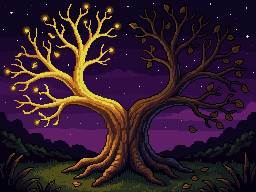
#> input picture src/bg/title.png, 256 x 192 px, given in place of title.png-0.png, which was not available
$ python -i fondos.py   (imports and definitions only)
#> lines starting #> are read from the running program, lines starting #| are printed output that depends on the picture
"""Fondos de los mundos: una escena por mundo (256×192), hecha con PixelLab, detrás de las etapas y de la lista de etapas.

   python tools/fondos.py hacer [claves]   genera los que falten (o las claves dadas, aunque existan) y los pule
   python tools/fondos.py pulir            vuelve a pasar gen/bg/<clave>-0.png a src/bg/<clave>.png
   python tools/fondos.py hoja             gen/fondos.png con todos, para revisarlos

   Claves: w<k>, con k el número del mundo (la clave k de content.js). El dibujo original queda en gen/bg/; a src/bg/
   llega «pulido»: con pocos colores y un poco más oscuro, para que no compita con los paneles. build.js lo incrusta.
   Usa el cliente de PixelLab de Metaphysics Advance (../metaphysics-advance/tools/pixellab.py)."""
import io, json, os, subprocess, sys, time
from PIL import Image, ImageDraw, ImageEnhance

HERE = os.path.dirname(os.path.dirname(os.path.abspath(__file__)))
GEN, ART = os.path.join(HERE, 'gen', 'bg'), os.path.join(HERE, 'src', 'bg')
CLIENT = os.path.join(HERE, '..', 'metaphysics-advance', 'tools', 'pixellab.py')
W, H = 256, 192
STYLE = ('pixel art background for a Game Boy Advance RPG in the style of Mario and Luigi Superstar Saga, wide scenic view, sea and ocean theme, '
         'rich saturated colors, dark moody palette, clean shapes, calm empty foreground, no characters, no people, no text, no letters, no UI')
SCENES = {
    'w0': 'a wooden pier at dawn over a calm sea, ropes, crates and a small rowing boat, lanterns, soft pink and teal sky reflected in the water',
    'w1': 'a bright tropical coral reef underwater, colorful corals and sea anemones, clear turquoise water, sun rays from the surface, small bubbles',
    'w2': 'underwater view of many large floating bubbles, each bubble containing a tiny green island with a palm tree, deep blue water, light rays',
    'w3': 'deep ocean currents drawn as glowing streams connecting rocky outcrops, long jellyfish trailing light, an hourglass-shaped rock arch, indigo water',
    'w4': 'a sunken wooden shipwreck lying on the sea floor, broken mast, barnacles, dim green water, scattered barrels and an anchor',
    'w5': 'a stone lighthouse on a cliff seen from just under the sea surface, beam of light through the water, waves above, dusk colors',
    'w6': 'an underwater cave with neat stacked stone blocks like a construction site, glowing blue crystals, a narrow opening to blue water',
    'w7': 'open sea underwater divided into three horizontal layers of colored water, warm on top, violet in the middle, dark at the bottom, fish swimming between layers',
    'w8': 'a quiet mangrove lagoon at dusk seen half above and half below the water line, roots in the water, four kinds of seaweed, fireflies',
    'w9': 'a tall kelp forest underwater with impossible floating rocks and stone stairs that loop back on themselves, green and gold light',
    'w10': 'a deep ocean abyss trench, bioluminescent creatures and glowing tube worms, dark navy water, thin threads of light connecting three rocks',
    'w11': 'a misty foggy sea surface at dawn, blurry silhouettes of small boats fading into the fog, pale lavender and grey colors',
    'w12': 'an underwater coral garden full of colorful fan corals in many shades from pink to purple, seahorses, soft blue light',
    'w13': 'the open ocean far from any coast underwater, deep blue, a large school of silver fish forming a swirl, light rays',
    'w14': 'a small sandbar island in the sea with faint ghostly outlines of animals that are not there, palm tree, calm water, moonlight',
    'w15': 'a steady underwater current flowing over long sand dunes, sea grass all bent in the same direction, teal water',
    'w16': 'rocky tide pools at low tide on a beach, starfish and crabs in the pools, some pools full and some half empty, golden afternoon light',
    'w17': 'two identical ancient stone statues facing each other on the sea floor, mosaics, ruins, blue-green water and sun rays',
    'w18': 'a perfectly still sea surface at sunset like a mirror, rocks and their reflections, pink and orange sky',
    'w19': 'inside a large sunken galleon, wooden decks, hanging lanterns, treasure chests, dim teal water and floating dust',
    'w20': 'an old sunken harbor underwater with stone docks, mooring posts, big anchors and chains, schools of small fish',
    'w21': 'a cave of large glowing crystals in purple and white, some crystals being assembled like building blocks, an underwater pool',
    'w22': 'a sea with many shimmering bands of colored water from gold to violet, bubbles and small jellyfish, dreamy light',
    'w23': 'a lagoon at night with glowing fireflies over the water and glowing plankton in the water, mangroves, dark blue',
    'w24': 'an underwater kelp forest with Escher-like impossible stone stairs and arches, floating rocks, green and violet light',
    'w25': 'the deepest ocean trench at night, an anglerfish with a glowing lure, tiny glowing particles, black-blue water',
    'w26': 'underwater sand dunes under thick fog, a heap of sand grains slowly drifting, soft beige and grey, faint sunlight',
}
PY = sys.executable

def request(key, seed=7):
    return dict(description=SCENES[key] + ', ' + STYLE, width=W, height=H, no_background=False, view='side', outline='lineless', detail='medium detail', seed=seed)

def polish(key):
    """pocos colores y un velo oscuro: el fondo queda detrás de los paneles"""
#> called with key = '../src/bg/title.png'
    im = Image.open(os.path.join(GEN, key + '-0.png')).convert('RGB')
#> im is the input picture: PIL image 256x192 RGB; mean R, G, B 50.1, 28.4, 42.5
    if im.size != (W, H): sys.exit('%s mide %dx%d' % (key, im.width, im.height))
    im = ImageEnhance.Color(im).enhance(1.05)
    im = Image.blend(im, Image.new('RGB', im.size, (18, 14, 40)), .18)
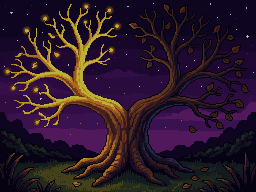
#> im: PIL image 256x192 RGB; mean R, G, B 44, 24.6, 41.5
    im = im.quantize(colors=40, method=Image.MEDIANCUT, dither=Image.NONE).convert('RGB')
    os.makedirs(ART, exist_ok=True)
    im.save(os.path.join(ART, key + '.png'), optimize=True)

a = sys.argv[1:]
# [31 lines not run here, left out]

>>> result = polish('../src/bg/title.png')

$ run again, on src/bg/w11.png
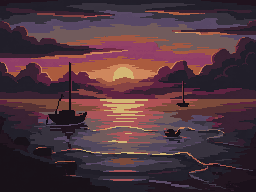
#> input picture src/bg/w11.png, 256 x 192 px, given in place of w11.png-0.png, which was not available
#> in polish, im is the input picture: PIL image 256x192 RGB; mean R, G, B 80.5, 53.6, 61.9
#> in polish, `im = Image.blend(im, Image.new('RGB', im.size, (18, 14, 40)), .18)`:
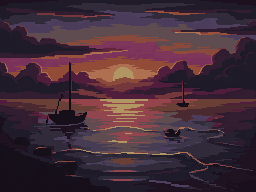
#> im: PIL image 256x192 RGB; mean R, G, B 69.1, 45, 57

$ run again, on src/bg/w12.png
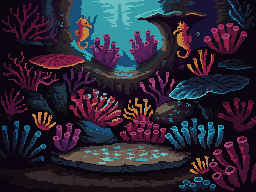
#> input picture src/bg/w12.png, 256 x 192 px, given in place of w12.png-0.png, which was not available
#> in polish, im is the input picture: PIL image 256x192 RGB; mean R, G, B 45.4, 38.5, 53.1
#> in polish, `im = Image.blend(im, Image.new('RGB', im.size, (18, 14, 40)), .18)`:
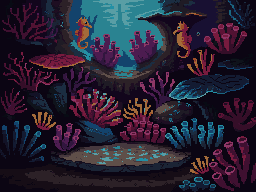
#> im: PIL image 256x192 RGB; mean R, G, B 39.8, 32.9, 50.4

$ run again, on src/bg/w13.png
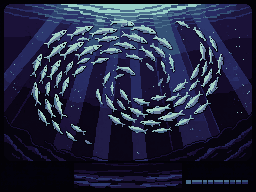
#> input picture src/bg/w13.png, 256 x 192 px, given in place of w13.png-0.png, which was not available
#> in polish, im is the input picture: PIL image 256x192 RGB; mean R, G, B 34.7, 38.7, 64.2
#> in polish, `im = Image.blend(im, Image.new('RGB', im.size, (18, 14, 40)), .18)`:
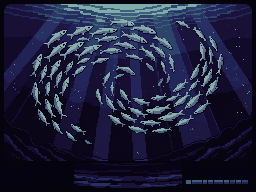
#> im: PIL image 256x192 RGB; mean R, G, B 30.7, 33, 59.9
